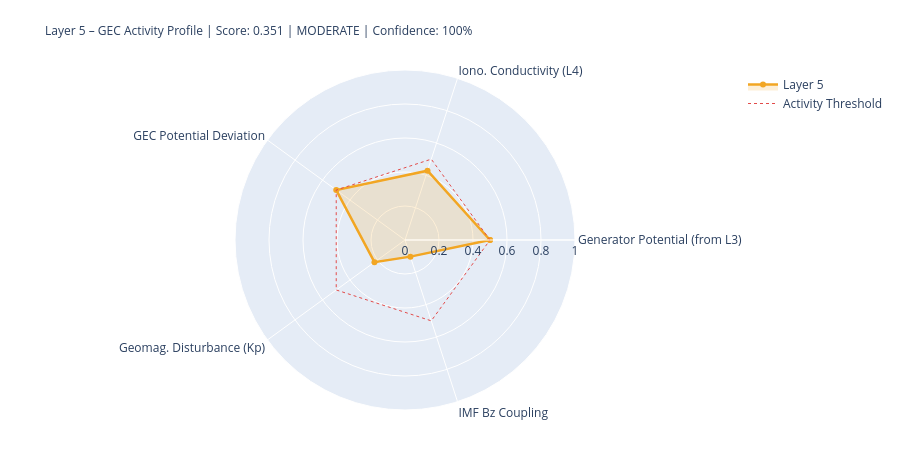

The notebook cell this image was saved under:
### Markdown cell above
---
## 5. State Assessment & Handoff to Layer 6

### Code cell
# ============================================================
# LAYER-5-SCORE
# ============================================================

# Components
# 1) Generator activity (Layer-3-driven)
gen_score = norm(generator_strength, 0.3, 2.0)
gen_src   = 'from_layer3' if l3_thunder_score is not None else 'estimated'

# 2) Ionospheric conductivity (Layer-4-driven)
iono_score = norm(iono_cond_factor, 0.7, 1.4)
iono_src   = 'from_layer4' if l4_ioniz is not None else 'estimated'

# 3) GEC potential deviation from reference
pot_score = norm(abs(delta_V_pct), 0, 30)  # 0 = at reference, 1 = 30% deviation
pot_src   = 'derived'

# 4) Geomagnetic disturbance (Kp) – modulates vertical currents
kp_score = norm(kp_val, 0, 9)
kp_src   = 'primary' if kp_now is not None else 'from_layer4'

# 5) IMF Bz coupling (southward = stronger M-I coupling → GEC influence)
bz_score = norm(-(bz_now or 0), -5, 30) if bz_now is not None else None
bz_src   = 'primary' if bz_now is not None else 'missing'

COMPONENTS = {
    'Generator Potential (from L3)':  {'score': gen_score,   'source': 'derived_from_layer3', 'dynamic': True},
    'Iono. Conductivity (L4)':      {'score': iono_score,  'source': iono_src, 'dynamic': True},
    'GEC Potential Deviation':      {'score': pot_score,   'source': pot_src,  'dynamic': True},
    'Geomag. Disturbance (Kp)':         {'score': kp_score,    'source': kp_src,   'dynamic': True},
    'IMF Bz Coupling':               {'score': bz_score,    'source': bz_src,   'dynamic': True},
}

available   = {k: v['score'] for k, v in COMPONENTS.items() if v['score'] is not None}
unavailable = [k for k, v in COMPONENTS.items() if v['score'] is None]
layer5_score = round(sum(available.values()) / len(available), 4) if available else None
confidence   = round(len(available) / len(COMPONENTS), 2)
level = ('unknown' if layer5_score is None
         else 'quiet'   if layer5_score < 0.3
         else 'moderate' if layer5_score < 0.6
         else 'active')
dominant_l5 = max(available, key=available.get) if available else 'none'

# Kp consistency: separate 1-min raw value from score value
kp_1m_raw   = kp_now          # directly from API (can be 0.0 during live measurement)
kp_for_score = kp_val          # from Layer-0 context or estimated value if needed
kp_score_src = kp_src

W = 68
print('=' * W)
print('LAYER 5 – GLOBAL ELECTRIC CIRCUIT – STATE ASSESSMENT')
print('=' * W)
for name, comp in COMPONENTS.items():
    s = comp['score']
    if s is not None:
        bar = '█' * int(s*20) + '░' * (20-int(s*20))
        print(f'  {name:<34} {bar}  {s:.3f}  [{comp["source"]}]')
    else:
        print(f'  {name:<34} {"─"*20}  n/a   [missing]')
print('-' * W)
print(f'  Score:         {layer5_score:.3f}  ({len(available)}/{len(COMPONENTS)} components)')
print(f'  Confidence:    {confidence:.0%}')
print(f'  Level:         {level.upper()}')
print(f'  Dominant:      {dominant_l5}')
print(f'  V_iono:        {V_iono_mod:.1f} kV  (Δ {delta_V_pct:+.1f}% vs. Ref)')
print(f'  I_total:       {I_total_mod:.1f} A   (Δ {delta_I_pct:+.1f}% vs. Ref)')
print('=' * W)

# Radar
cats   = list(available.keys())
vals_r = list(available.values())
if len(cats) >= 3:
    fig = go.Figure()
    fig.add_trace(go.Scatterpolar(
        r=vals_r + [vals_r[0]], theta=cats + [cats[0]],
        fill='toself', fillcolor='rgba(242,166,35,0.18)',
        line=dict(color='#F2A623', width=2.5), name='Layer 5'
    ))
    fig.add_trace(go.Scatterpolar(
        r=[0.5]*(len(cats)+1), theta=cats+[cats[0]],
        line=dict(color='#E24B4A', dash='dot', width=1),
        mode='lines', name='Activity Threshold'
    ))
    fig.update_layout(
        title=dict(
            text=f'Layer 5 – GEC Activity Profile | Score: {layer5_score:.3f} | {level.upper()} | Confidence: {confidence:.0%}',
            font=dict(size=12)
        ),
        polar=dict(radialaxis=dict(visible=True, range=[0,1])),
        height=450, showlegend=True,
        margin=dict(l=80, r=80, t=70, b=40)
    )
    fig.show()

### Figure 1 — Plotly figure (JSON) as saved in the notebook; plotly's stock layout.template omitted (floating-point values rounded to 4 significant figures)
{"data": [{"fill": "toself", "fillcolor": "rgba(242,166,35,0.18)", "line": {"color": "#F2A623", "width": 2.5}, "name": "Layer 5", "r": [0.5, 0.4287, 0.5, 0.2222, 0.1029, 0.5], "theta": ["Generator Potential (from L3)", "Iono. Conductivity (L4)", "GEC Potential Deviation", "Geomag. Disturbance (Kp)", "IMF Bz Coupling", "Generator Potential (from L3)"], "type": "scatterpolar"}, {"line": {"color": "#E24B4A", "dash": "dot", "width": 1}, "mode": "lines", "name": "Activity Threshold", "r": [0.5, 0.5, 0.5, 0.5, 0.5, 0.5], "theta": ["Generator Potential (from L3)", "Iono. Conductivity (L4)", "GEC Potential Deviation", "Geomag. Disturbance (Kp)", "IMF Bz Coupling", "Generator Potential (from L3)"], "type": "scatterpolar"}], "layout": {"height": 450, "margin": {"b": 40, "l": 80, "r": 80, "t": 70}, "polar": {"radialaxis": {"range": [0, 1], "visible": true}}, "showlegend": true, "title": {"font": {"size": 12}, "text": "Layer 5 – GEC Activity Profile | Score: 0.351 | MODERATE | Confidence: 100%"}}}
